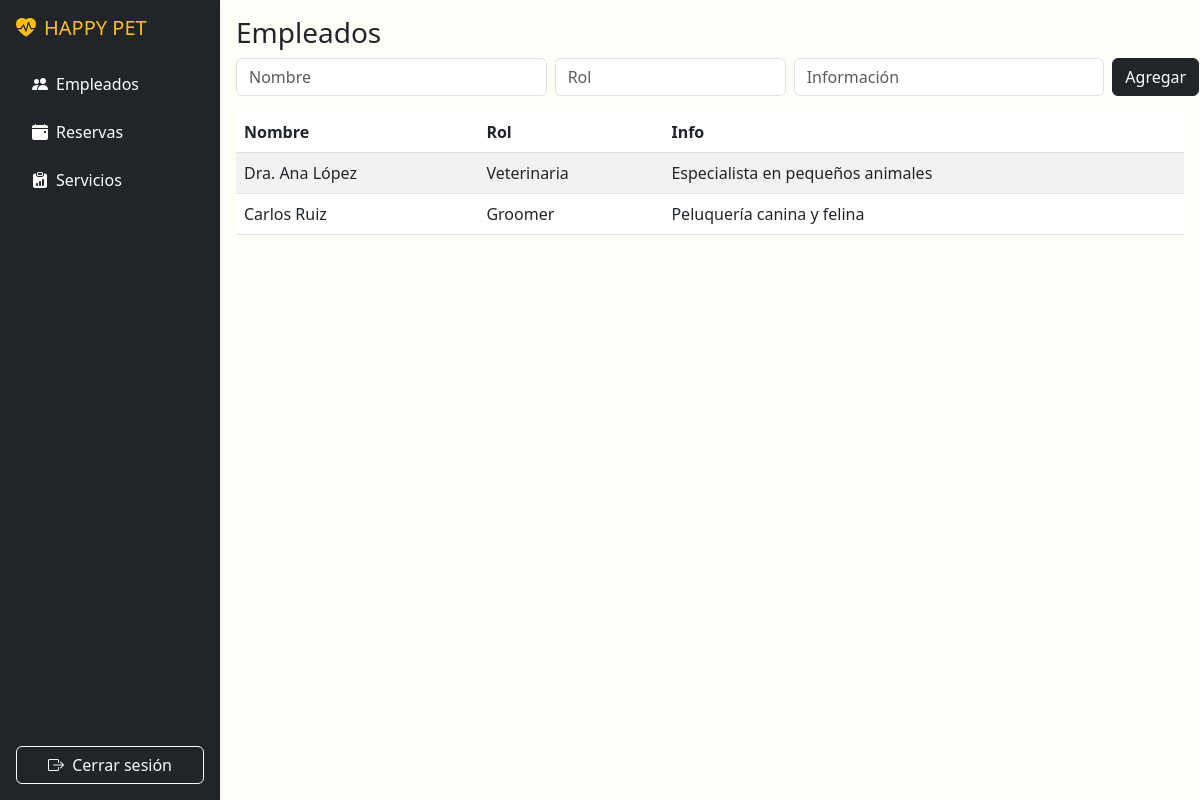
The page /admin/empleados (signed in) on the database its author committed.
### app.py (models this page shows)
class Employee(db.Model):
    id = db.Column(db.Integer, primary_key=True)
    name = db.Column(db.String(100), nullable=False)
    role = db.Column(db.String(100))
    info = db.Column(db.String(200))

### app.py (the view, shortened to what this page needs)
@app.route('/admin/empleados', methods=['GET','POST'])
@login_required
def admin_empleados():
    if not current_user.is_admin:
        return redirect(url_for('index'))
    empleados = Employee.query.all()
    return render_template('admin/empleados.html', empleados=empleados)

### app.py (called while the page is built)
@login_manager.user_loader
def load_user(user_id):
    return User.query.get(int(user_id))

### templates/admin/empleados.html
{% extends 'base.html' %}
{% block body %}
<div class="d-flex">
<div class="d-flex flex-column bg-dark p-3 shadow-sm" style="width:220px; min-height:100vh;">
  <h5 class="text-warning d-flex align-items-center mb-4">
    <i class="bi bi-heart-pulse-fill me-2"></i> HAPPY PET
  </h5>
  <ul class="nav flex-column flex-grow-1">
    <li class="nav-item mb-2">
      <a class="nav-link d-flex align-items-center text-white" href="/admin/empleados">
        <i class="bi bi-people-fill me-2"></i> Empleados
      </a>
    </li>
    <li class="nav-item mb-2">
      <a class="nav-link d-flex align-items-center text-white" href="/admin/reservas">
        <i class="bi bi-calendar-event-fill me-2"></i> Reservas
      </a>
    </li>
    <li class="nav-item mb-2">
      <a class="nav-link d-flex align-items-center text-white" href="/admin/servicios">
        <i class="bi bi-clipboard-data-fill me-2"></i> Servicios
      </a>
    </li>
  </ul>
  <div class="mt-auto">
    <a href="/logout" class="btn btn-outline-light w-100">
      <i class="bi bi-box-arrow-right me-1"></i> Cerrar sesión
    </a>
  </div>
</div>
  <div class="flex-grow-1 p-3">
    <h3>Empleados</h3>
    <form method="post" class="row g-2 mb-3">
      <div class="col-md-4"><input name="name" class="form-control" placeholder="Nombre" required></div>
      <div class="col-md-3"><input name="role" class="form-control" placeholder="Rol"></div>
      <div class="col-md-4"><input name="info" class="form-control" placeholder="Información"></div>
      <div class="col-md-1"><button class="btn btn-dark">Agregar</button></div>
    </form>
    <table class="table table-striped">
      <thead><tr><th>Nombre</th><th>Rol</th><th>Info</th></tr></thead>
      <tbody>
        {% for e in empleados %}
        <tr><td>{{ e.name }}</td><td>{{ e.role }}</td><td>{{ e.info }}</td></tr>
        {% endfor %}
      </tbody>
    </table>
  </div>
</div>
{% endblock %}

### static/style.css (style rules this page uses)
:root { --primary-yellow: #F6C84C; }
body { background: #fffdf8; }

### rows shown on the page
Employee: name "Dra. Ana López", role "Veterinaria", info "Especialista en pequeños animales"
Employee: name "Carlos Ruiz", role "Groomer", info "Peluquería canina y felina"
